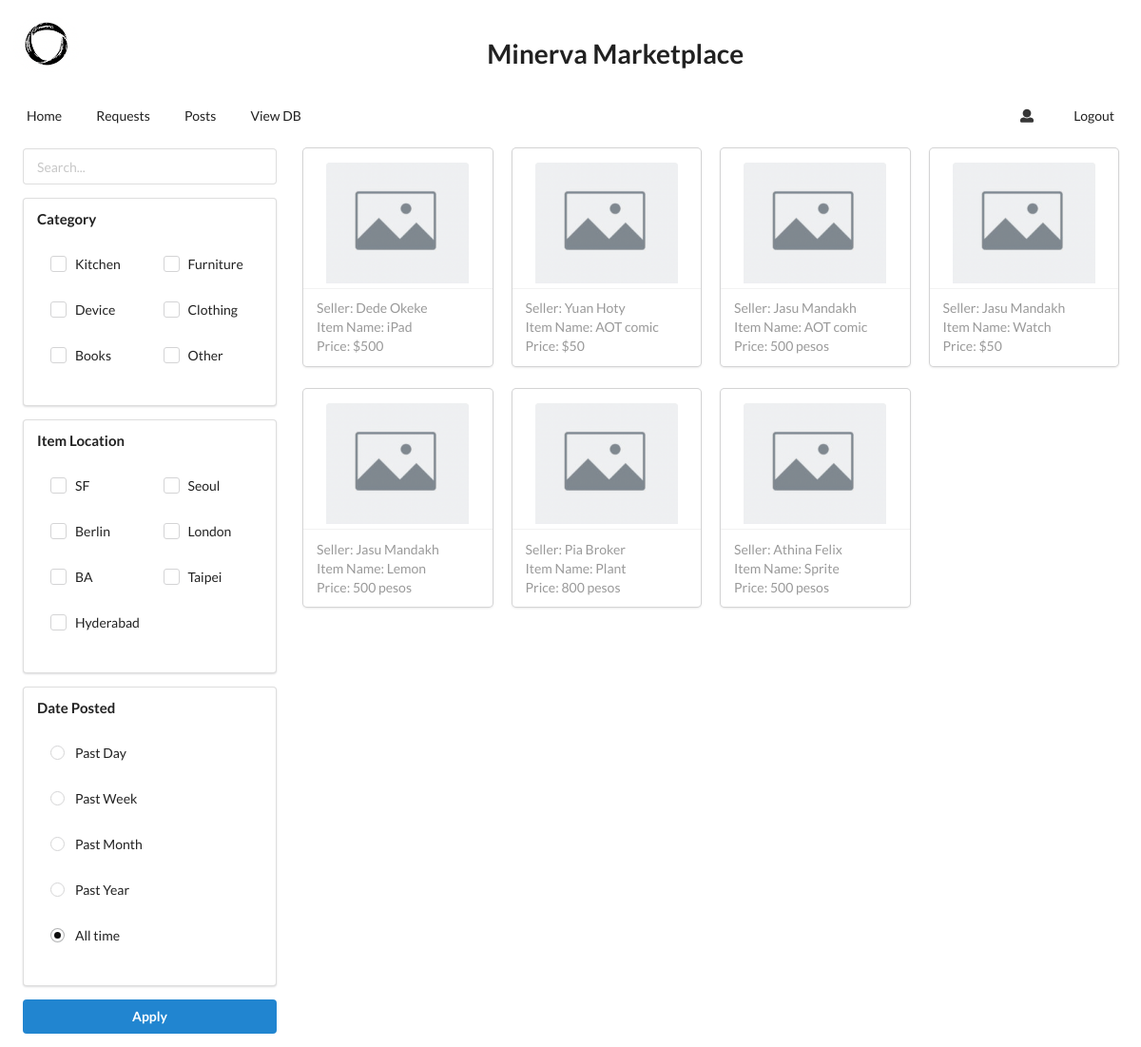
Page /all_items (signed in) on the earlier database version.
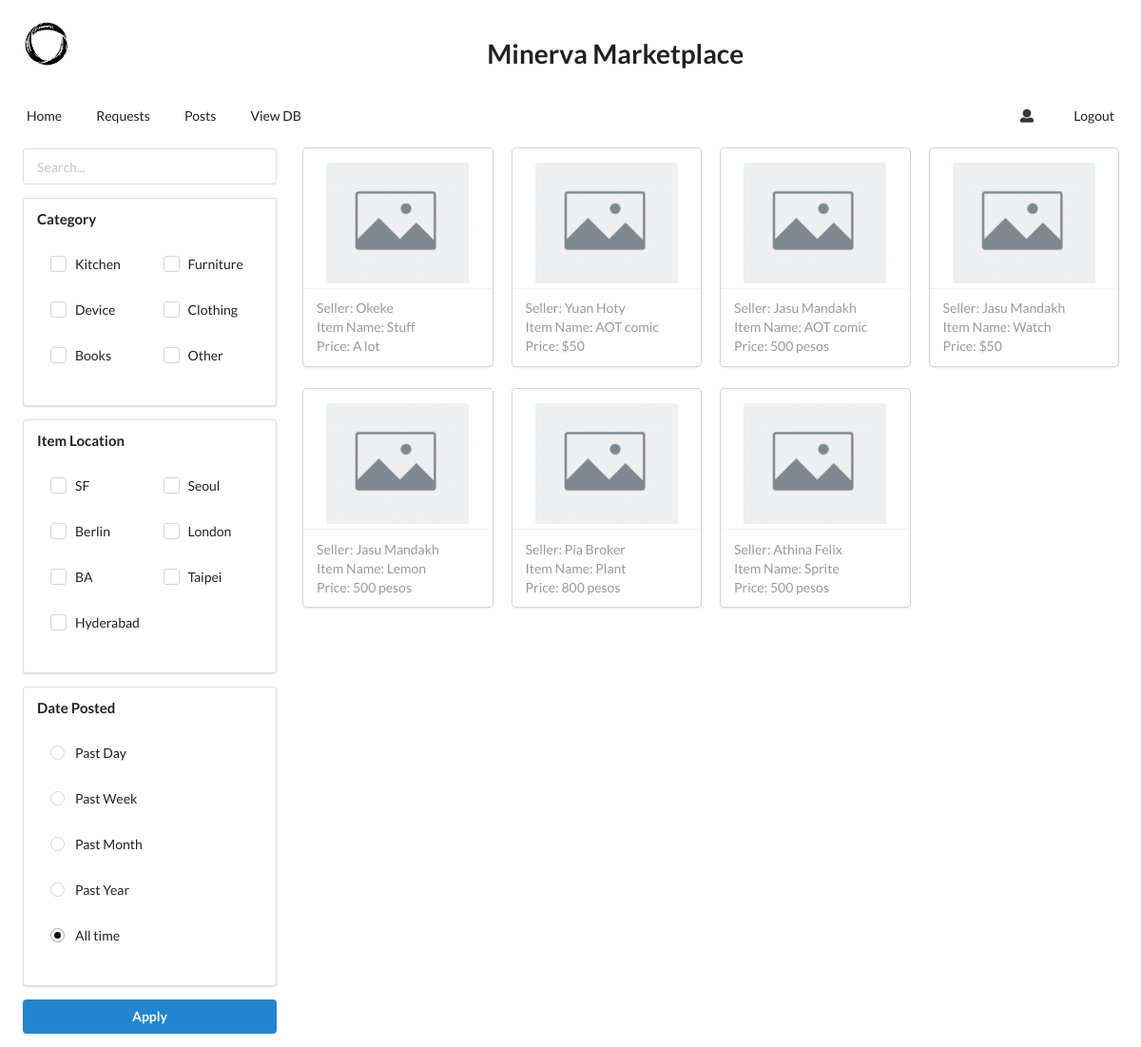
Same page on the later database version.
### app.py (models this page shows, shortened)
class Items(db.Model):
    item_id = db.Column(db.Integer, primary_key = True)
    requester_id = db.Column(db.Integer)
    poster_id = db.Column(db.Integer)
    item_status = db.Column(db.String(100))
    item_name = db.Column(db.String(100))
    item_location = db.Column(db.String(100))
    item_category = db.Column(db.String(100))
    item_description = db.Column(db.String(100))
    item_shelflife = db.Column(db.String(100))
    item_state = db.Column(db.String(100))
    date_posted = db.Column(db.DateTime, default=datetime.datetime.utcnow)
    item_price = db.Column(db.String(100))
    item_pic = db.Column(db.String(100))

class Users(db.Model):
    user_id = db.Column(db.Integer, primary_key = True)
    user_name = db.Column(db.String(100))
    user_email = db.Column(db.String(100))
    user_phone_no = db.Column(db.String(100))
    user_class = db.Column(db.String(100))
    user_about_me = db.Column(db.String(100))
    user_city = db.Column(db.String(100))
    user_pmoc = db.Column(db.String(100))
    user_oci = db.Column(db.String(100))
    user_profile_pic = db.Column(db.String(100))
    password = db.Column(db.String(100))

### app.py (the view, shortened to what this page needs)
@app.route("/all_items", methods = ["POST", "GET"])
def all_items():
    if "user_email" not in session:
        flash("You need to log in!")
        return redirect(url_for("login"))
    items = db.session.query(Items.item_id, Items.item_name, Items.item_price, Users.user_name).\
        join(Users, Users.user_id == Items.poster_id).\
        filter(Users.user_email != session["user_email"]).\
        filter(Items.item_status == "NR")
    ordered_items = items.order_by(Items.date_posted.desc()).all()
    return render_template("all_items.html", items=ordered_items)

### templates/all_items.html (shortened to what this page needs)
{% extends "base.html" %}
{% block body %}
    <div class="ui grid" style="margin-left: 10px; margin-right: 10px;">
        <div class="four wide column">
            <form class="ui form" action="#" method = "post">
                <div class="ui fluid input">
                    <input type="text" placeholder="Search..." name="search">
                </div>
                <div class="ui segment">
                    <h4 class="ui header">Category</h4>
                    <div class="ui basic two column grid segment">
                        <div class="column">
                            <div class="ui checkbox">
                                <label>Kitchen</label>
                            </div>
                        </div>
                        <div class="column">
                            <div class="ui checkbox">
                                <label>Furniture</label>
                            </div>
                        </div>
                        <div class="column">
                            <div class="ui checkbox">
                                <label>Device</label>
                            </div>
                        </div>
                        <div class="column">
                            <div class="ui checkbox">
                                <label>Clothing</label>
                            </div>
                        </div>
                        <div class="column">
                            <div class="ui checkbox">
                                <label>Books</label>
                            </div>
                        </div>
                        <div class="column">
                            <div class="ui checkbox">
                                <label>Other</label>
                            </div>
                        </div>
                    </div>
                </div>
                <div class="ui segment">
                    <h4 class="ui header">Item Location</h4>
                    <div class="ui basic two column grid segment">
                        <div class="column">
                            <div class="ui checkbox">
                                <label>SF</label>
                            </div>
                        </div>
                        <div class="column">
                            <div class="ui checkbox">
                                <label>Seoul</label>
                            </div>
                        </div>
                        <div class="column">
                            <div class="ui checkbox">
                                <label>Berlin</label>
                            </div>
                        </div>
                        <div class="column">
                            <div class="ui checkbox">
                                <label>London</label>
                            </div>
                        </div>
                        <div class="column">
                            <div class="ui checkbox">
                                <label>BA</label>
                            </div>
                        </div>
                        <div class="column">
                            <div class="ui checkbox">
                                <label>Taipei</label>
                            </div>
                        </div>
                        <div class="column">
                            <div class="ui checkbox">
                                <label>Hyderabad</label>
                            </div>
                        </div>
                    </div>
                </div>
                <div class="ui segment">
                    <h4 class="ui header">Date Posted</h4>
                    <div class="ui basic one column grid segment">
                        <div class="column">
                            <div class="ui radio checkbox">
                                <label>Past Day</label>
                            </div>
                        </div>
                        <div class="column">
                            <div class="ui radio checkbox">
                                <label>Past Week</label>
                            </div>
                        </div>
                        <div class="column">
                            <div class="ui radio checkbox">
                                <label>Past Month</label>
                            </div>
                        </div>
                        <div class="column">
                            <div class="ui radio checkbox">
                                <label>Past Year</label>
                            </div>
                        </div>
                        <div class="column">
                            <div class="ui radio checkbox">
                                <label>All time</label>
                            </div>
                        </div>
                    </div>
                </div>
                <button class="fluid ui primary button" type="submit">Apply</button>
            </form>
        </div>
        <div class="twelve wide column">
            <div class="ui four cards">
                {% for item in items %}
                    <a class="card" href="{{ url_for('view_item', id=item.item_id) }}">
                        <img class="ui small centered image" src="/static/placeholder.png" style="margin-top: 15px; margin-bottom: 5px;">
                        <div class="extra">
                            Seller: {{item.user_name}} <br>
                            Item Name: {{item.item_name}} <br>
                            Price: {{item.item_price}} <br>
                        </div>
                    </a>
                {% endfor %}
            </div>
        </div>
    </div>
{% endblock %}

### templates/base.html (shortened to what this page needs)
<!doctype html>
<html>
    <head>
        <link rel="stylesheet" href="https://cdn.jsdelivr.net/npm/semantic-ui@2.4.2/dist/semantic.min.css">
    </head>
    <body>
		<div class="ui basic segment">
			<h1 class="ui left floated header">
				<img class="ui circular image" src="/static/minerva_logo.png">
			</h1>
			<h1 class="ui center aligned header">
				<div class="content">
					Minerva Marketplace
				</div>
			</h1>
		</div>
        <div class="ui secondary  menu" style="margin-top: 10px; margin-left: 10px; margin-right: 10px;">
			<a class="item" href="/all_items">Home</a>
			<a class="item" href="/my_items_reqs">Requests</a>
			<a class="item" href="/my_items_post">Posts</a>
			<a class="item" href="/show_db">View DB</a>
				<a class="ui item" href="/user_info"><i class="user icon"></i></a>
				<a class="ui item" href="/logout">Logout</a>
        	</div>
        {% block body %}{% endblock %}
    </body>
</html>

Differences in the rows shown:
no longer on this page (row edited): Items: user_name "Dede Okeke", item_name "iPad", item_price "$500"
added Items: user_name "Okeke", item_name "Stuff", item_price "A lot"
